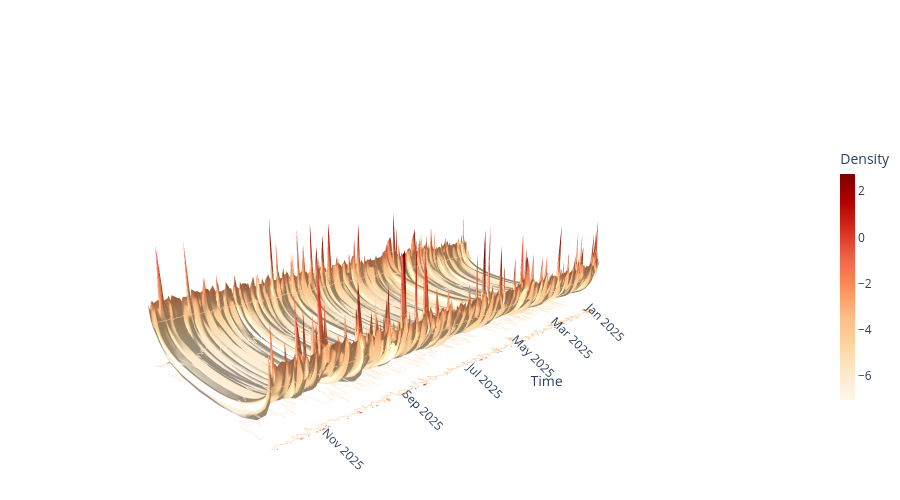

Notebook source saved alongside this figure:
### Code cell
import numpy as np
import plotly.graph_objects as go

# Axes
x = df_lqds.columns.astype(str)   # time
y = df_lqds_support           # support
z = df_lqds.values                 # density

fig = go.Figure(
    data=go.Surface(
        x=x,
        y=y,
        z=z,
        # colorscale="OrRd",        # perceptually uniform
        # colorscale="Oryel",
        colorscale="OrRd", 
        showscale=True,
        colorbar=dict(
            title="Density",
            # titleside="right",
            len=0.6,
            thickness=15
        ),
        lighting=dict(
            ambient=0.6,
            diffuse=0.8,
            roughness=0.4,
            specular=0.2
        ),
        lightposition=dict(
            x=100,
            y=200,
            z=300
        )
    )
)

fig.update_layout(
    title=dict(
        # text="KDE over time",
        x=0.5,
        xanchor="center"
    ),
    scene=dict(
        xaxis=dict(
            title="Time",
            showgrid=False,
            showbackground=False,
            tickangle=45
        ),
        yaxis=dict(
            title="Support",
            showgrid=False,
            showbackground=False,
            visible=False
        ),
        zaxis=dict(
            title="Density",
            showgrid=False,
            showbackground=False,
            visible=False
        ),
        camera=dict(
            eye=dict(x=1.6, y=-1.6, z=0.9)
        ),
        aspectratio=dict(x=2.2, y=1.0, z=0.6)
    ),
    template="plotly_white",
    margin=dict(l=0, r=0, b=0, t=50)
)

fig.update_layout(
scene_camera=dict(
eye=dict(x=1.8, y=1.8, z=0.6)
)
)

fig.update_traces(
contours_z=dict(
show=True,
project_z=True,
usecolormap=True
)
)

# Mask zero and non-zero values
z_nonzero = np.where(z > 0, z, np.nan)
z_zero = np.where(z == 0, 0, np.nan)
# Gray surface for zeros
fig.add_trace(
go.Surface(
x=x,
y=y,
z=z_zero,
colorscale=[[0, "lightgray"], [1, "lightgray"]],
showscale=False,
opacity=1.0,
name="Zero density"
)
)

fig.update_layout(
width=900,
height=500
)

fig.show()

### Figure 1 — Plotly figure (JSON) as saved in the notebook; plotly's stock layout.template omitted (floating-point values rounded to 4 significant figures; data arrays with more than 128 entries replaced by an {"elided": "..."} marker saying what was removed)
{"data": [{"colorbar": {"len": 0.6, "thickness": 15, "title": {"text": "Density"}}, "colorscale": [[0, "rgb(255,247,236)"], [0.125, "rgb(254,232,200)"], [0.25, "rgb(253,212,158)"], [0.375, "rgb(253,187,132)"], [0.5, "rgb(252,141,89)"], [0.625, "rgb(239,101,72)"], [0.75, "rgb(215,48,31)"], [0.875, "rgb(179,0,0)"], [1, "rgb(127,0,0)"]], "contours": {"z": {"project": {"z": true}, "show": true, "usecolormap": true}}, "lighting": {"ambient": 0.6, "diffuse": 0.8, "roughness": 0.4, "specular": 0.2}, "lightposition": {"x": 100, "y": 200, "z": 300}, "showscale": true, "type": "surface", "x": {"elided": "249 str values"}, "y": {"elided": "254 float values"}, "z": {"elided": "254x249 float values"}}, {"colorscale": [[0, "lightgray"], [1, "lightgray"]], "name": "Zero density", "opacity": 1, "showscale": false, "type": "surface", "x": {"elided": "249 str values"}, "y": {"elided": "254 float values"}, "z": {"elided": "254x249 float values"}}], "layout": {"height": 500, "margin": {"b": 0, "l": 0, "r": 0, "t": 50}, "scene": {"aspectratio": {"x": 2.2, "y": 1, "z": 0.6}, "camera": {"eye": {"x": 1.8, "y": 1.8, "z": 0.6}}, "xaxis": {"showbackground": false, "showgrid": false, "tickangle": 45, "title": {"text": "Time"}}, "yaxis": {"showbackground": false, "showgrid": false, "title": {"text": "Support"}, "visible": false}, "zaxis": {"showbackground": false, "showgrid": false, "title": {"text": "Density"}, "visible": false}}, "title": {"x": 0.5, "xanchor": "center"}, "width": 900}}
